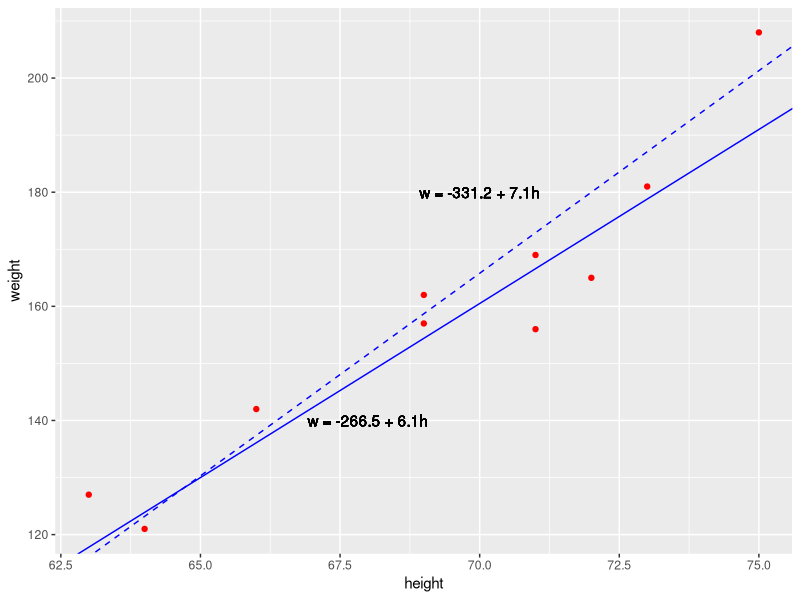
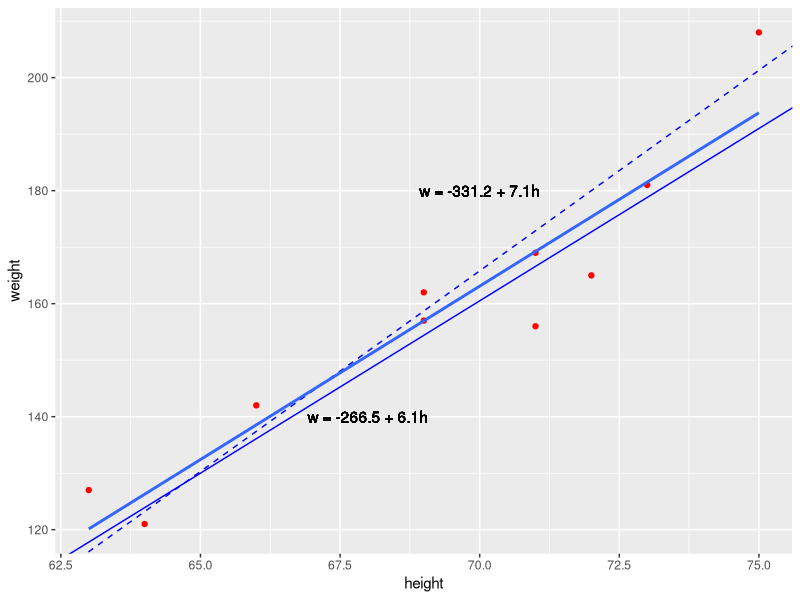

These figures' R source, in order:
# title: "Predictive Analytics - Machine Learning"
# 

## Overview
### Machine Learning Process

# 
# 
# ### Regression
# + Linear Regression
# 
# ### Classification
# + Logistic Regression
# 
# ### Model Improvement, Evaluation/Validation
# 
# ## Predictive Analytics
# + Analysing historical data points to make predictions for current data points
# 
# ### Training/Testing/Prediction Phases
# + Trainng Phase ( Optional : Validation) : Learn a model from training data ( Optional: Validating the learning along the way)
# + Testing phase : Test the model for accuracy
# + Prediction phase: Use the trained model to predict the outcome for unknown data points ( Ex: Predict insurance charges, predict cost of a home, predict price of a stock)  
# 
# #### Testing/Tuning The Model  
# 
# ![Testing](D:/Radhesyam/Personal_Material/Sivam_DS/22 Regression/Testing.PNG)

### ML Model Types

# #### Regression
# + Numeric/continuous value prediction (ex: y = mx + c, y is continous data) 
# + Example : Stock Market Price, House Price

# #### Classification
# + Categorical Data predictions/discrete values (ex: y = mx + c, y is discrete data)

# ### ML Model Metrics
# + F-measure for classification model
# + MSE measure (mean_squared_error) for Regression Model

# ## Regression Model
# 
# + A Statistical/Machine learning technique which helps to identify the relationship between two variables : Y - target (dependent) and X - predictor (independent)
# + Height and weight - as height increases, you'd expect the weight to increase, but not perfectly.

# ### Which Line is the Best FIT ?
# 
# ![Regression](D:/Radhesyam/Personal_Material/Sivam_DS/22 Regression/Regression.PNG)

#### Least Sum of Squares 
library(ggplot2)
## Height_Weight Dataset
height <-  c(63L,64L,66L,69L,69L,71L,71L,72L,73L,75L)
weight <-  c(127L,121L,142L,157L,162L,156L,169L,165L,181L,208L)
hw_data <-  data.frame(h=height,w=weight)
# Line 1 : w = -331.2 + 7.1h
# Line 2 : w = -266.5 + 6.1h
Label1 <- "w = -331.2 + 7.1h"
Label2 <- "w = -266.5 + 6.1h"
hwplot <- ggplot(hw_data, aes(x=height, y=weight)) +
geom_point(colour = "red") +
geom_abline(slope=7.1, intercept=-331.2,color="blue",linetype="dashed") +
geom_text(aes(x = 70, y = 180, label = Label1 ) ) +
geom_abline( slope=6.1, intercept=-266.5,color="blue") +
geom_text(aes(x = 68, y = 140, label = Label2 ) )
hwplot


#### Regression Line
hwplot +
geom_smooth(method = "lm",se = FALSE)

## Build the Linear Regression Model
hw_model <- lm(data=hw_data,formula = w ~ h )
hw_model

## Now predict for a new data point
new_height = data.frame(h=c(79))
new_weight = predict(hw_model,newdata=new_height,level = 0.95)
# What is the predicted new weight
new_weight
# Can we calculate from the formula
(-266.534) +(6.138) * 79

## Are the two Values ( calculated using formula and returned by predict()) as expected ? Are they Matching ?
#Why the values are not matching, if they are not same ?

#summary(hw_model)
# Calculate with Estimates of Intercept and Height
#(-266.5344) + (6.1376) * 79
